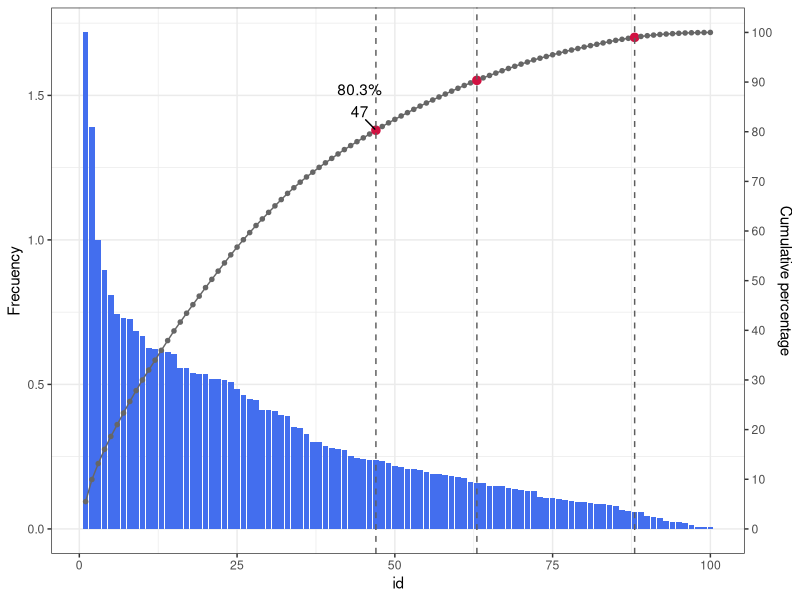
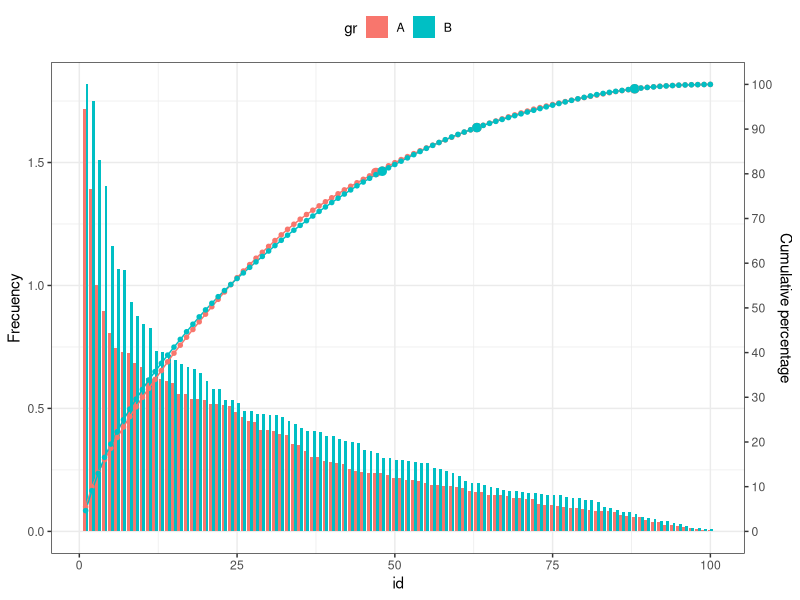
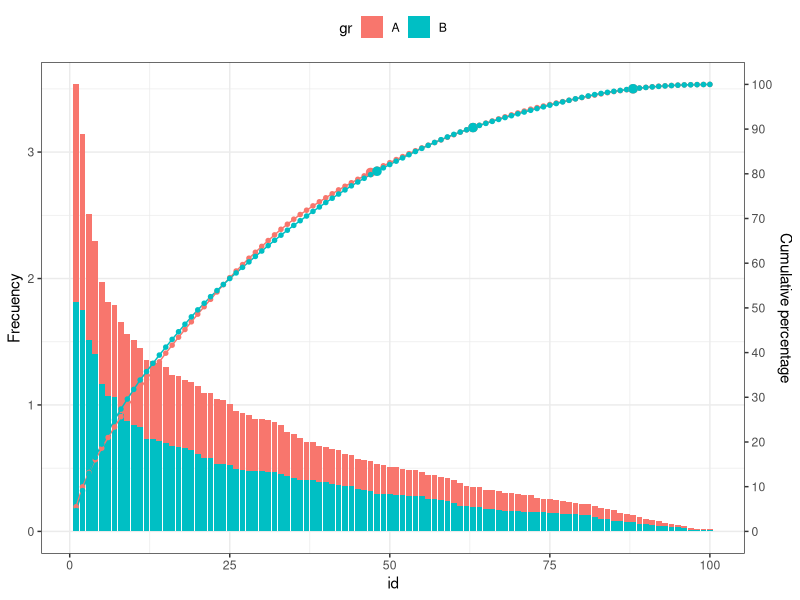
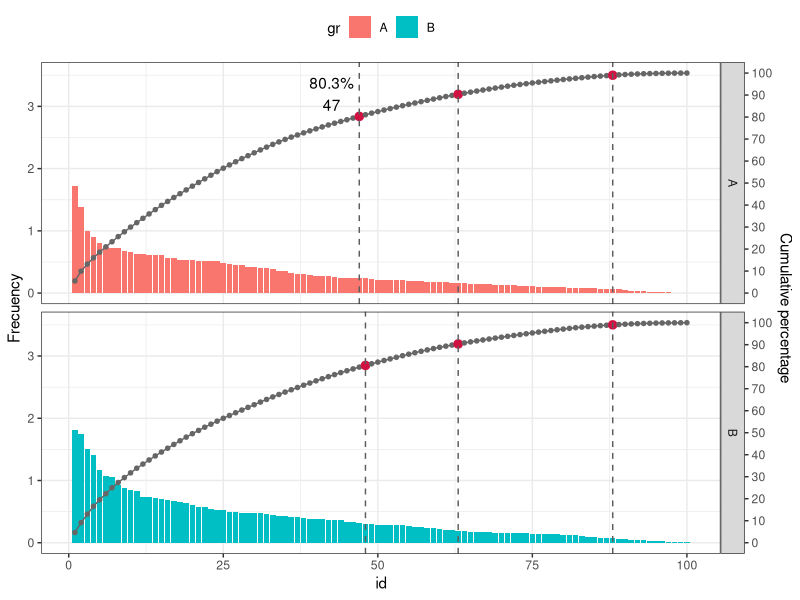

Here is the R script that generated these plots, in order:
## ---- chunk 1
options(scipen=10)
library(dplyr)
library(knitr)

library(ggplot2)
library(ggrepel)
## ---- chunk 2
# sample 1 poiasson ポアソン分布
val.a <- rpois(1000, 3) %>% table
val.b <- rpois(1000, 3) %>% table
num <- c(val.a, val.b)
gr <- c(rep("A",length(val.a)),rep("B",length(val.b)))
id <- c(c(1:length(val.a)),c(1:length(val.b)))
df.1 <- data.frame(gr, id, num) %>% arrange(id)

# sample 2 norm ランダムサンプリング
gr <- c(rep("A",100),rep("B",100))
id <- c(c(1:100),c(1:100))
num <- c(sort(sample(1:1000, 100, replace=F),decreasing = T),sort(sample(1:1000, 100, replace=F), decreasing = T))
df.2 <- data.frame(gr, id, num) %>% arrange(id)

# sample 3 exp 指数分布
gr <- c(rep("A",100),rep("B",100))
id <- c(c(1:100),c(1:100))
num <- c(sort(rexp(100, 3), decreasing = T),sort(rexp(100, 3), decreasing = T))
df.3 <- data.frame(gr, id, num) %>% arrange(id)

df <- df.3
## ---- chunk 3
str(df)
## ---- chunk 4
# Function 
plotFreqCumPer <- function(df, x, y){
  
  x <- dplyr::enquo(x)
  y <- dplyr::enquo(y)

  max.height <- df %>% pull(!!y) %>% max()
  
  df %>%
    mutate(cum_per = 100 * cumsum(!!y) / sum(!!y)) %>%
    mutate(la = ifelse(cum_per > 80 & !duplicated(cum_per > 80), paste0(round(cum_per,2),"%\r\n",!!x), '')) %>%
    mutate(la = ifelse(cum_per > 90 & !duplicated(cum_per > 90), paste0(round(cum_per,2),"%\r\n",!!x), la)) %>%
    mutate(la = ifelse(cum_per > 99 & !duplicated(cum_per > 99), paste0(round(cum_per,2),"%\r\n",!!x), la)) %>%
    ggplot(aes(x = !!x, y = !!y, label = la)) + 
      geom_bar(stat = "identity", fill = "#436EEE") +
      geom_line(aes(x = !!x, y = cum_per/100 * max.height), color = "#666666") +
      geom_point(aes(y = cum_per/100 * max.height, color = la != "", size = la != ""), shape = 20) +
      geom_vline(aes(xintercept = ifelse(la != "", !!x, NA)), colour="#5d5d5d", linetype = "dashed", size=0.5) +
      geom_text_repel(aes(y = cum_per/100 * max.height)) + 
      scale_colour_manual(name = '', values = setNames(c('#d11141','#666666'), c(T, F))) +
      scale_size_manual(name = '', values = setNames(c(4, 2), c(T, F))) +
      scale_y_continuous(sec.axis = sec_axis(~. * 100 / max.height, breaks = seq(0, 100, by=10), name = "Cumulative percentage")) + 
      theme_bw() + 
      theme(legend.position = "top") +
      guides(color = F, size = F) + 
      labs(x = rlang::quo_text(x), y = "Frecuency", fill = rlang::quo_text(gr))
}

plotFreqCumPer(df %>% filter(gr == "A") %>% select(-gr), id, num)
## ---- chunk 5
plotFreqCumPerDodge <- function(df, x, y, gr){
  x <- dplyr::enquo(x)
  y <- dplyr::enquo(y)
  gr <- dplyr::enquo(gr)
  
  max.height <- df %>% pull(!!y) %>% max()
  
  df %>%
    group_by(!!gr) %>%
    mutate(cum_per = 100 * cumsum(!!y) / sum(!!y)) %>%
    mutate(la = ifelse(cum_per > 80 & !duplicated(cum_per > 80), paste0(round(cum_per,2),"%\r\n",!!x), '')) %>%
    mutate(la = ifelse(cum_per > 90 & !duplicated(cum_per > 90), paste0(round(cum_per,2),"%\r\n",!!x), la)) %>%
    mutate(la = ifelse(cum_per > 99 & !duplicated(cum_per > 99), paste0(round(cum_per,2),"%\r\n",!!x), la)) %>%
    ggplot(aes(x = !!x, y = !!y, group = !!gr, label = la)) + 
　　  geom_bar(aes(fill = !!gr), stat = "identity", position = "dodge") +
      geom_line(aes(x = !!x, y = cum_per/100 * max.height, color = !!gr)) +
      geom_point(aes(y = cum_per/100 * max(!!y), color = !!gr, size = la != ""), shape = 20) +
      geom_text_repel(aes(y = cum_per/100 * max.height)) + 
      scale_y_continuous(sec.axis = sec_axis(~. * 100 / max.height, breaks=seq(0, 100, by=10), name = "Cumulative percentage")) + 
      scale_size_manual(name = '', values = setNames(c(4, 2), c(T, F))) +
      theme_bw() + 
      theme(legend.position = "top") +
      guides(color = F, size = F) + 
      labs(x = rlang::quo_text(x), y = "Frecuency", fill = rlang::quo_text(gr))
}

plotFreqCumPerDodge(df, id, num, gr)
## ---- chunk 6
plotFreqCumPerStack <- function(df, x, y, gr){
  x <- dplyr::enquo(x)
  y <- dplyr::enquo(y)
  gr <- dplyr::enquo(gr)
  
  max.height <- df %>% group_by(!!gr) %>% summarise(max_num = max(!!y)) %>% ungroup() %>% .$max_num %>% sum
  
  df %>%
    group_by(!!gr) %>%
    mutate(cum_per = 100 * cumsum(!!y) / sum(!!y)) %>%
    mutate(la = ifelse(cum_per > 80 & !duplicated(cum_per > 80), paste0(round(cum_per,2),"%\r\n",!!x), '')) %>%
    mutate(la = ifelse(cum_per > 90 & !duplicated(cum_per > 90), paste0(round(cum_per,2),"%\r\n",!!x), la)) %>%
    mutate(la = ifelse(cum_per > 99 & !duplicated(cum_per > 99), paste0(round(cum_per,2),"%\r\n",!!x), la)) %>%
    ggplot(aes(x = !!x, y = !!y, group = !!gr, label = la)) + 
      geom_bar(aes(fill = !!gr), stat = "identity", position = "stack") +
      geom_line(aes(x = !!x, y = cum_per/100 * max.height, color = !!gr)) +
      geom_point(aes(x = !!x, y = cum_per/100 * max.height, color = !!gr, size = la != ""), shape = 20) +
      geom_text_repel(aes(y = cum_per/100 * max.height)) + 
      scale_size_manual(name = '', values = setNames(c(4, 2), c(T, F))) +
      scale_y_continuous(sec.axis = sec_axis(~. * 100 / max.height, breaks=seq(0, 100, by=10), name = "Cumulative percentage")) + 
      theme_bw() + 
      theme(legend.position = "top") +
      guides(color = F, size = F) + 
      labs(x = rlang::quo_text(x), y = "Frecuency", fill = rlang::quo_text(gr))
}

plotFreqCumPerStack(df, id, num, gr)
## ---- chunk 7
# Function 
plotFreqCumPerFacet <- function(df, x, y, gr){
  fml_facet <- as.formula(paste(base::substitute(gr), "~ .")) # dplyr::enquoはだめ
  x <- dplyr::enquo(x)
  y <- dplyr::enquo(y)
  gr <- dplyr::enquo(gr)
  
  max.height <- df %>% group_by(!!gr) %>% summarise(max_num = max(!!y)) %>% ungroup() %>% .$max_num %>% sum
  
  df %>%
    group_by(!!gr) %>%
    mutate(cum_per = 100 * cumsum(!!y) / sum(!!y)) %>%
    mutate(la = ifelse(cum_per > 80 & !duplicated(cum_per > 80), paste0(round(cum_per,2),"%\r\n",!!x), '')) %>%
    mutate(la = ifelse(cum_per > 90 & !duplicated(cum_per > 90), paste0(round(cum_per,2),"%\r\n",!!x), la)) %>%
    mutate(la = ifelse(cum_per > 99 & !duplicated(cum_per > 99), paste0(round(cum_per,2),"%\r\n",!!x), la)) %>%
    ggplot(aes(x = !!x, y = !!y, group = !!gr, label = la)) + 
      geom_bar(aes(fill = !!gr), stat = "identity") +
      geom_line(aes(x = !!x, y = cum_per/100 * max.height), color = "#666666") +
      geom_point(aes(y = cum_per/100 * max.height, color = la != "", size = la != ""), shape = 20) +
      geom_vline(aes(xintercept = ifelse(la != "", !!x, NA)), colour="#5d5d5d", linetype = "dashed", size=0.5) +
      geom_text_repel(aes(y = cum_per/100 * max.height)) + 
      facet_grid(fml_facet) + # or facet_grid(rows = vars(!!gr_var)) +  
      scale_colour_manual(name = '', values = setNames(c('#d11141','#666666'), c(T, F))) +
      scale_size_manual(name = '', values = setNames(c(4, 2), c(T, F))) +
      scale_y_continuous(sec.axis = sec_axis(~. * 100 / max.height, breaks = seq(0, 100, by=10), name = "Cumulative percentage")) + 
      theme_bw() + 
      theme(legend.position = "top") +
      guides(color = F, size = F) + 
      labs(x = rlang::quo_text(x), y = "Frecuency", fill = rlang::quo_text(gr))
}
plotFreqCumPerFacet(df, id, num, gr)
